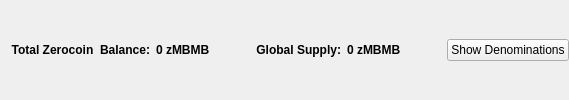
                       <widget class="QFrame" name="balanceSupplyFrame">
                        <layout class="QHBoxLayout" name="horizontalLayout_2" stretch="0,0,0,1,0">
                         <property name="rightMargin">
                          <number>0</number>
                         </property>
                         <item>
                          <layout class="QHBoxLayout" name="horizontalLayout_34">
                           <item>
                            <widget class="QLabel" name="labelzAvailableText_3">
                             <property name="font">
                              <font>
                               <weight>75</weight>
                               <bold>true</bold>
                              </font>
                             </property>
                             <property name="toolTip">
                              <string>Total Balance including unconfirmed and immature zMBMB</string>
                             </property>
                             <property name="text">
                              <string>Total Zerocoin  Balance:</string>
                             </property>
                             <property name="alignment">
                              <set>Qt::AlignRight|Qt::AlignTrailing|Qt::AlignVCenter</set>
                             </property>
                            </widget>
                           </item>
                           <item>
                            <widget class="QLabel" name="labelzAvailableAmount_4">
                             <property name="minimumSize">
                              <size>
                               <width>40</width>
                               <height>0</height>
                              </size>
                             </property>
                             <property name="font">
                              <font>
                               <weight>75</weight>
                               <bold>true</bold>
                              </font>
                             </property>
                             <property name="toolTip">
                              <string>Total Balance including unconfirmed and immature zMBMB</string>
                             </property>
                             <property name="text">
                              <string>0 zMBMB</string>
                             </property>
                             <property name="alignment">
                              <set>Qt::AlignLeading|Qt::AlignLeft|Qt::AlignVCenter</set>
                             </property>
                            </widget>
                           </item>
                          </layout>
                         </item>
                         <item>
                          <spacer name="horizontalSpacer_32">
                           <property name="orientation">
                            <enum>Qt::Horizontal</enum>
                           </property>
                           <property name="sizeHint" stdset="0">
                            <size>
                             <width>40</width>
                             <height>20</height>
                            </size>
                           </property>
                          </spacer>
                         </item>
                         <item>
                          <layout class="QHBoxLayout" name="horizontalLayout_35">
                           <item>
                            <widget class="QLabel" name="labelZsupplyText_2">
                             <property name="font">
                              <font>
                               <weight>75</weight>
                               <bold>true</bold>
                              </font>
                             </property>
                             <property name="text">
                              <string>Global Supply:</string>
                             </property>
                             <property name="alignment">
                              <set>Qt::AlignRight|Qt::AlignTrailing|Qt::AlignVCenter</set>
                             </property>
                            </widget>
                           </item>
                           <item>
                            <widget class="QLabel" name="labelZsupplyAmount_2">
                             <property name="font">
                              <font>
                               <weight>75</weight>
                               <bold>true</bold>
                              </font>
                             </property>
                             <property name="text">
                              <string>0 zMBMB</string>
                             </property>
                            </widget>
                           </item>
                          </layout>
                         </item>
                         <item>
                          <spacer name="horizontalSpacer_31">
                           <property name="orientation">
                            <enum>Qt::Horizontal</enum>
                           </property>
                           <property name="sizeHint" stdset="0">
                            <size>
                             <width>40</width>
                             <height>20</height>
                            </size>
                           </property>
                          </spacer>
                         </item>
                         <item>
                          <widget class="QPushButton" name="pushButtonShowDenoms">
                           <property name="toolTip">
                            <string>Show zMBMB denominations list</string>
                           </property>
                           <property name="text">
                            <string>Show Denominations</string>
                           </property>
                          </widget>
                         </item>
                        </layout>
                       </widget>
